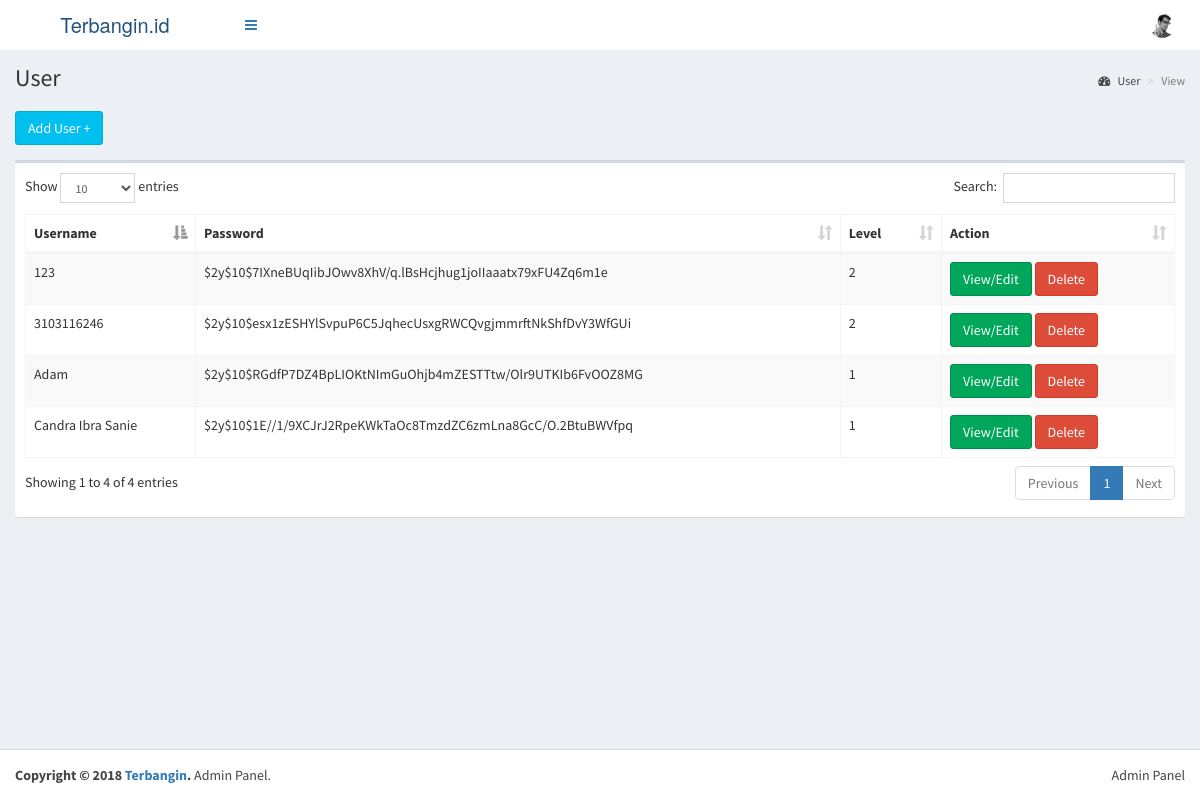
The app's page /index.php/admin/user with its own data.
### tables this page shows
CREATE TABLE `user` (
  `id` int(10) NOT NULL,
  `username` varchar(255) NOT NULL,
  `password` varchar(255) NOT NULL,
  `level` int(3) NOT NULL
);

### application/controllers/admin/User.php (called while the page is built, shortened)
<?php
class user extends CI_Controller {
	public function __construct()
	{
		$this->load->model('admin/M_User_Admin');
	}
	public function index()
	{
		$user = $this->M_User_Admin->get_user();
		$data['user'] = $user;
		$data['nav'] = 'user';
        $this->load->view('admin/template/V_Header',$data);
		$this->load->view('admin/V_user',$data);
		$script = '<script>
		function viewedit(id){
		  $.ajax({url: "'.base_url().'admin/user/viewedit/"+id, success: function(result){
					$("#viewedit").html(result);
		  }});
		}
		</script>';
		$data['script'] = $script;
		$this->load->view('admin/template/V_Footer',$data);
    }
}

### index.php (called while the page is built, shortened)
<?php
require_once BASEPATH.'core/CodeIgniter.php';

### application/models/admin/M_User_Admin.php (called while the page is built, shortened)
<?php
Class M_User_Admin extends CI_Model{
    public function get_user(){
        return $this->db->get('user')->result_array();
    }
}

### application/views/admin/V_User.php (the view, shortened to what this page needs)
<section class="content-header">
	<h1>User</h1>
	<br>
	<button type="button" class="btn btn-info" data-toggle="modal" data-target="#modal-add">Add User +</button>
	<ol class="breadcrumb">
		<li>
			<a href="http://[::1]/lte/admin/dashboard">
				<i class="fa fa-dashboard"></i> User</a>
		</li>
		<li class="active">View</li>
	</ol>
</section>
<section class="content">
	<div class="row">
		<div class="col-xs-12">
			<div class="box">
				<div class="box-body">
					<table id="example1" class="table table-bordered table-striped">
						<thead>
							<tr>
								<th>Username</th>
								<th>Password</th>
								<th>Level</th>
								<th>Action</th>
							</tr>
						</thead>
						<tbody>
							<?php foreach ($user as $value) : ?>
							<tr>
								<td>
									<?php echo $value['username'] ?>
								</td>
								<td>
									<?php echo $value['password'] ?>
								</td>
								<td>
									<?php echo $value['level'] ?>
</td>
								<td>
									<button type="button" onclick="viewedit(<?php echo $value['id'] ?>)" class="btn btn-success" data-toggle="modal" data-target="#modal-viewedit">View/Edit</button>
									<a onclick="return confirm('Are you sure you want to delete this item?');" class="btn btn-danger" href="<?php echo base_url() ?>admin/user/delete/<?php echo $value['id']?>">Delete</a>
								</td>
							</tr>
							<?php endforeach; ?>
						</tbody>
					</table>
				</div>
			</div>
		</div>
	</div>
</section>

### application/views/admin/template/V_Header.php (shortened to what this page needs)
<!DOCTYPE html>
<html>
<head>
	<link rel="stylesheet" href="<?php echo base_url() ?>../assets1/admin/bower_components/bootstrap/dist/css/bootstrap.min.css">
	<link rel="stylesheet" href="<?php echo base_url() ?>../assets1/admin/bower_components/font-awesome/css/font-awesome.min.css">
	<link rel="stylesheet" href="<?php echo base_url() ?>../assets1/admin/bower_components/Ionicons/css/ionicons.min.css">
	<link rel="stylesheet" href="<?php echo base_url() ?>../assets1/admin/dist/css/AdminLTE.min.css">
	<link rel="stylesheet" href="<?php echo base_url() ?>../assets1/admin/dist/css/skins/skin-blue.min.css">
	<link rel="stylesheet" href="<?php echo base_url() ?>../assets1/admin/jquery-ui.css">
	<link rel="stylesheet" href="<?php echo base_url() ?>../assets1/admin/bower_components/datatables.net-bs/css/dataTables.bootstrap.min.css">
	<link rel="stylesheet" href="<?php echo base_url() ?>../assets1/admin/bower_datetime/eonasdan-bootstrap-datetimepicker/build/css/bootstrap-datetimepicker.min.css"
	/>
	<link rel="stylesheet" href="<?php echo base_url() ?>../assets1/admin/style.css">
</head>
<body class="hold-transition skin-green sidebar-collapse ">
	<div class="wrapper">
		<header class="main-header">
			<a href="<?php echo base_url() ?>admin" class="logo">
				<span class="logo-lg">
					 Terbangin.id</span>
			</a>
			<nav class="navbar navbar-static-top" role="navigation">
				<a href="#" class="sidebar-toggle" data-toggle="push-menu" role="button">
				</a>
				<div class="navbar-custom-menu">
					<ul class="nav navbar-nav">
						<li class="dropdown user user-menu">
							<a href="#" class="dropdown-toggle" data-toggle="dropdown">
								<img src="<?php echo base_url() ?>../assets1/admin/dist/img/user2-160x160.jpg" class="user-image" alt="User Image">
							</a>
						</li>
					</ul>
				</div>
			</nav>
		</header>
		<div class="content-wrapper">

### application/views/admin/template/V_Footer.php (shortened to what this page needs)
    </div>
  <footer class="main-footer">
    <div class="pull-right hidden-xs">
      Admin Panel
    </div>
    <strong>Copyright &copy; 2018 <a href="#">Terbangin</a>.</strong> Admin Panel.
  </footer>
</div>
</body>
</html>

### records on screen
user: username "3103116246", password "$2y$10$esx1zESHYlSvpuP6C5JqhecUsxgRWCQvgjmmrftNkShfDvY3WfGUi", level "2"
user: username "Candra Ibra Sanie", password "$2y$10$1E//1/9XCJrJ2RpeKWkTaOc8TmzdZC6zmLna8GcC/O.2BtuBWVfpq", level "1"
user: username "Adam", password "$2y$10$RGdfP7DZ4BpLIOKtNImGuOhjb4mZESTTtw/Olr9UTKIb6FvOOZ8MG", level "1"
user: username "123", password "$2y$10$7IXneBUqIibJOwv8XhV/q.lBsHcjhug1joIIaaatx79xFU4Zq6m1e", level "2"
